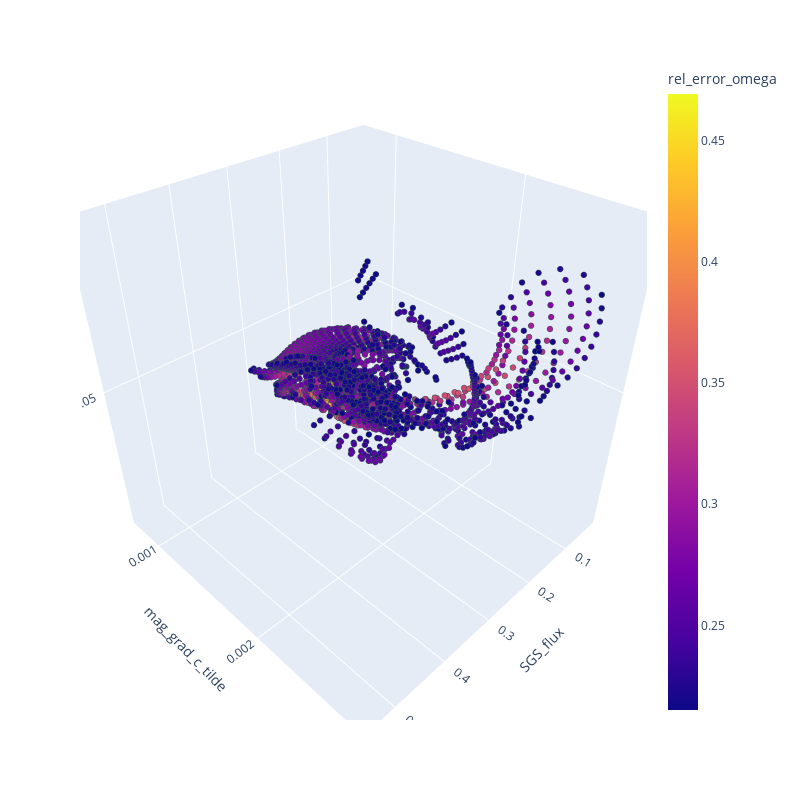

Source (notebook cell):
### Markdown cell above
## Plot relative error in omega

### Code cell
mySlice_df['rel_error_omega'] = abs(mySlice_df['omega_DNS_filtered']-mySlice_df['omega_model_planar'])/mySlice_df['omega_DNS_filtered']


fig = px.scatter_3d(mySlice_df[mySlice_df['omega_DNS_filtered']>0.4], 
                    x='SGS_flux', 
                    y='mag_grad_c_tilde', 
                    z='c_prime',
                    color='rel_error_omega',
                    size='rel_error_omega',
                    width=800, height=800
                    )

fig.update_traces(marker=dict(size=2,
                              line=dict(width=0.0002,
                                        color='DarkSlateGrey')),
                  selector=dict(mode='markers'))

fig.show()

### Figure 1 — Plotly figure (JSON) as saved in the notebook; plotly's stock layout.template omitted (floating-point values rounded to 4 significant figures; data arrays with more than 128 entries replaced by an {"elided": "..."} marker saying what was removed)
{"data": [{"hovertemplate": "SGS_flux=%{x}<br>mag_grad_c_tilde=%{y}<br>c_prime=%{z}<br>rel_error_omega=%{marker.color}<extra></extra>", "legendgroup": "", "marker": {"color": {"elided": "2573 float values"}, "coloraxis": "coloraxis", "line": {"color": "DarkSlateGrey", "width": 0.0002}, "size": 2, "sizemode": "area", "sizeref": 0.001173, "symbol": "circle"}, "mode": "markers", "name": "", "scene": "scene", "showlegend": false, "type": "scatter3d", "x": {"elided": "2573 float values"}, "y": {"elided": "2573 float values"}, "z": {"elided": "2573 float values"}}], "layout": {"coloraxis": {"colorbar": {"title": {"text": "rel_error_omega"}}, "colorscale": [[0, "#0d0887"], [0.1111, "#46039f"], [0.2222, "#7201a8"], [0.3333, "#9c179e"], [0.4444, "#bd3786"], [0.5556, "#d8576b"], [0.6667, "#ed7953"], [0.7778, "#fb9f3a"], [0.8889, "#fdca26"], [1, "#f0f921"]]}, "height": 800, "legend": {"itemsizing": "constant", "tracegroupgap": 0}, "margin": {"t": 60}, "scene": {"domain": {"x": [0, 1], "y": [0, 1]}, "xaxis": {"title": {"text": "SGS_flux"}}, "yaxis": {"title": {"text": "mag_grad_c_tilde"}}, "zaxis": {"title": {"text": "c_prime"}}}, "width": 800}}
